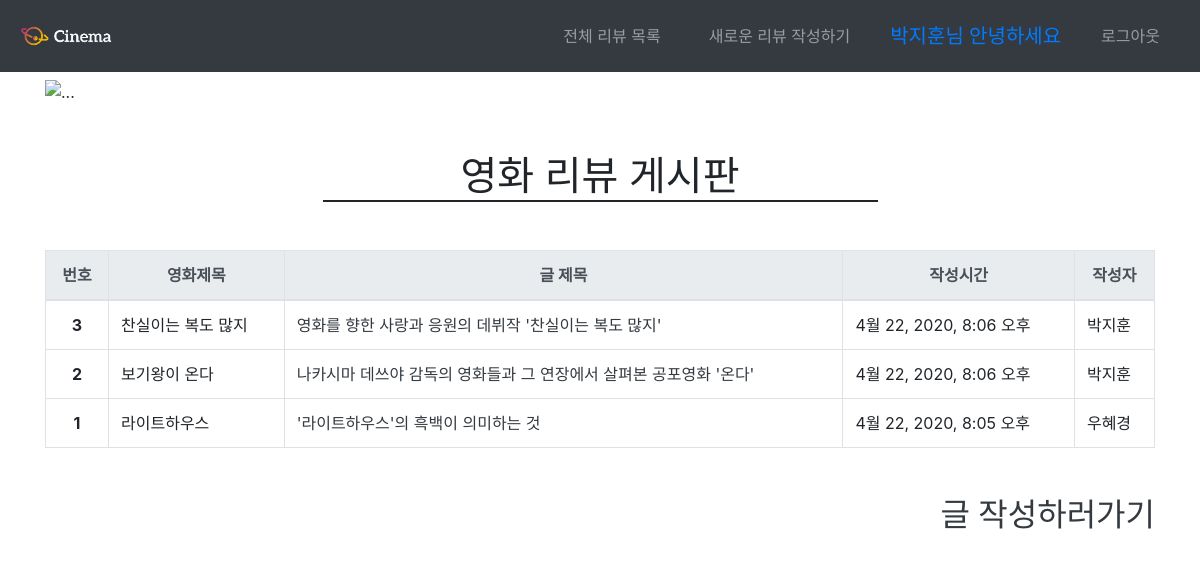
Screenshot of /community/ (signed in) with the database file from the repository.
### community/models.py (models this page shows)
class Review(models.Model):
    title=models.CharField(max_length=100)
    movie_title=models.CharField(max_length=30)
    rank=models.IntegerField(default=0)
    content=models.TextField()
    created_at=models.DateTimeField(auto_now_add=True)
    updated_at=models.DateTimeField(auto_now=True)
    user=models.ForeignKey(settings.AUTH_USER_MODEL,on_delete=models.CASCADE)

### community/views.py (the view)
# urls.py: path('',views.review_list,name='review_list'),
def review_list(request):
    reviews=Review.objects.order_by('-id')
    context={
        'reviews':reviews
    }
    return render(request,'community/review_list.html',context)

### community/templates/community/review_list.html (shortened to what this page needs)
{% extends 'base.html' %}
{% block body %}
<div id="carouselExampleControls" class="carousel slide mt-2" data-ride="carousel">
  <div class="carousel-inner">
    <div class="carousel-item active">
      <img src="https://images.hdqwalls.com/wallpapers/bthumb/1917-movie-2020-9k.jpg" class="d-block w-100" alt="...">
    </div>
  </div>
  <a class="carousel-control-prev" href="#carouselExampleControls" role="button" data-slide="prev">
    <span class="carousel-control-prev-icon" aria-hidden="true"></span>
  </a>
  <a class="carousel-control-next" href="#carouselExampleControls" role="button" data-slide="next">
    <span class="carousel-control-next-icon" aria-hidden="true"></span>
  </a>
</div>
<div class="text-center h1 col-6 offset-3 mt-5 mb-5" style="border-bottom: 2px solid">영화 리뷰 게시판</div>
<table class="table mx-auto table-bordered mt-5">
  <thead class="thead-light">
    <tr>
      <th scope="col" class="text-center">번호</th>
      <th scope="col" class="text-center">영화제목</th>
      <th scope="col" class="text-center">글 제목</th>
      <th scope="col" class="text-center">작성시간</th>
      <th scope="col" class="text-center">작성자</th>
    </tr>
  </thead>
  <tbody>
    {% for review in reviews %}
        <tr>
          <th scope="row" class="text-center">{{ forloop.revcounter }}</th>
          <td>{{ review.movie_title }}</td>
          <td><a href="{% url 'community:review_detail' review.id %}" class="text-dark text-decoration-none ">{{ review.title }}</a></td>
          <td>{{ review.created_at }}</td>
        <td>{{ review.user.username }}</td>
        </tr>
    {% endfor %}
      </tbody>
</table>
<div class="text-right my-5"><a href="{% url 'community:review_create' %}" class="h2 text-decoration-none text-dark">글 작성하러가기</a></div>
{% endblock %}

### templates/base.html (shortened to what this page needs)
{% load static %}
<!DOCTYPE html>
<html lang="ko">
<head>
    <link rel="stylesheet" href="{% static 'bootstrap/bootstrap.css' %}">
</head>
<body>
    <nav class="navbar navbar-expand-md navbar-dark sticky-top bg-dark">
      <a class="navbar-brand" href="{% url 'community:review_list' %}">
        <img class="img-fluid"src="{% static "images/logo.png" %}" width="100"height="80">
      </a>
      <div class="collapse navbar-collapse justify-content-end" id="navbarsExample04" style>
        <ul class="navbar-nav list-unstyled mb-0 ">
        <li class="nav-item mx-3 my-2 "><a href="{% url 'community:review_list' %}" class="nav-link">전체 리뷰 목록</a></li>
        <li class="nav-item mx-3 my-2 "><a href="{% url 'community:review_create' %}" class="nav-link">새로운 리뷰 작성하기</a></li>
       {% if request.user.is_authenticated %}
            <li class="nav-item mx-3 my-2 h5 text-center py-2 text-primary "> {{ request.user.username }}님 안녕하세요 </li>
            <li class="nav-item mx-3 my-2 "><a href="{% url 'accounts:logout' %}" class="nav-link" >로그아웃</a></li>
        {% else %}
            <li class="nav-item mx-3 my-2 "><a href="{% url 'accounts:signup' %}"  class="nav-link">회원가입</a></li>
            <li class="nav-item mx-3 my-2 "><a href="{% url 'accounts:login' %}"  class="nav-link">로그인</a></li>
        {% endif %}
        </ul>
      </div>
  </nav>
    <div class="container">
    {% block body %}
    {% endblock %}
    </div>
</body>
</html>

### rows the page displays
Review: movie_title "찬실이는 복도 많지", title "영화를 향한 사랑과 응원의 데뷔작 '찬실이는 복도 많지'", created_at "4월 22, 2020, 8:06 오후", user.username "박지훈"
Review: movie_title "보기왕이 온다", title "나카시마 데쓰야 감독의 영화들과 그 연장에서 살펴본 공포영화 '온다'", created_at "4월 22, 2020, 8:06 오후", user.username "박지훈"
Review: movie_title "라이트하우스", title "'라이트하우스'의 흑백이 의미하는 것", created_at "4월 22, 2020, 8:05 오후", user.username "우혜경"

### other values shown
{{ request.user.username }} "박지훈"
